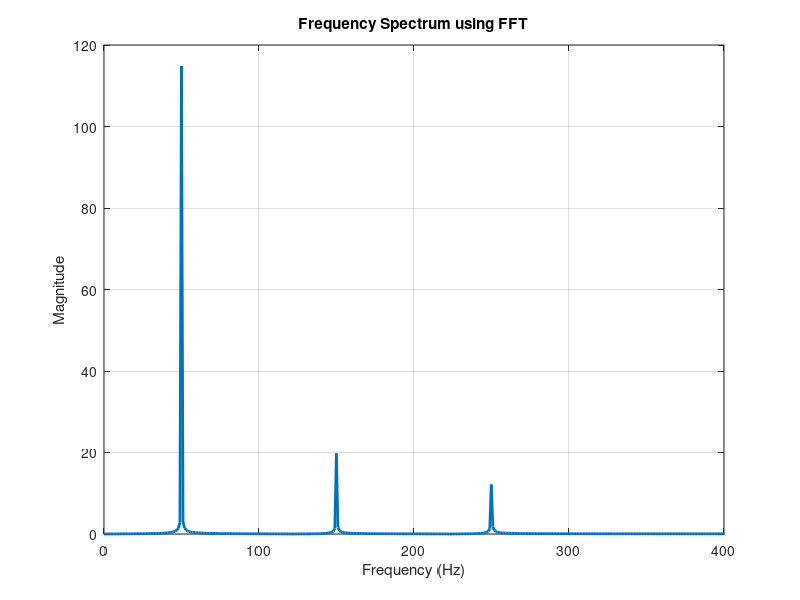

The MATLAB source for this figure:
clc;
clear;

% Signal parameters
fs = 2000;          % Sampling frequency
t = 0:1/fs:1;       % Time vector

% Fundamental and harmonic components
V1 = 230*sin(2*pi*50*t);     % Fundamental (50 Hz)
V3 = 40*sin(2*pi*150*t);     % 3rd harmonic
V5 = 25*sin(2*pi*250*t);     % 5th harmonic

% Distorted signal
v = V1 + V3 + V5;

% FFT calculation
N = length(v);
V = fft(v);

f = (0:N-1)*(fs/N);

% Magnitude spectrum
mag = abs(V)/N;

% Plot frequency spectrum
plot(f,mag,'LineWidth',2)

xlim([0 400])
xlabel('Frequency (Hz)')
ylabel('Magnitude')
title('Frequency Spectrum using FFT')

grid on
